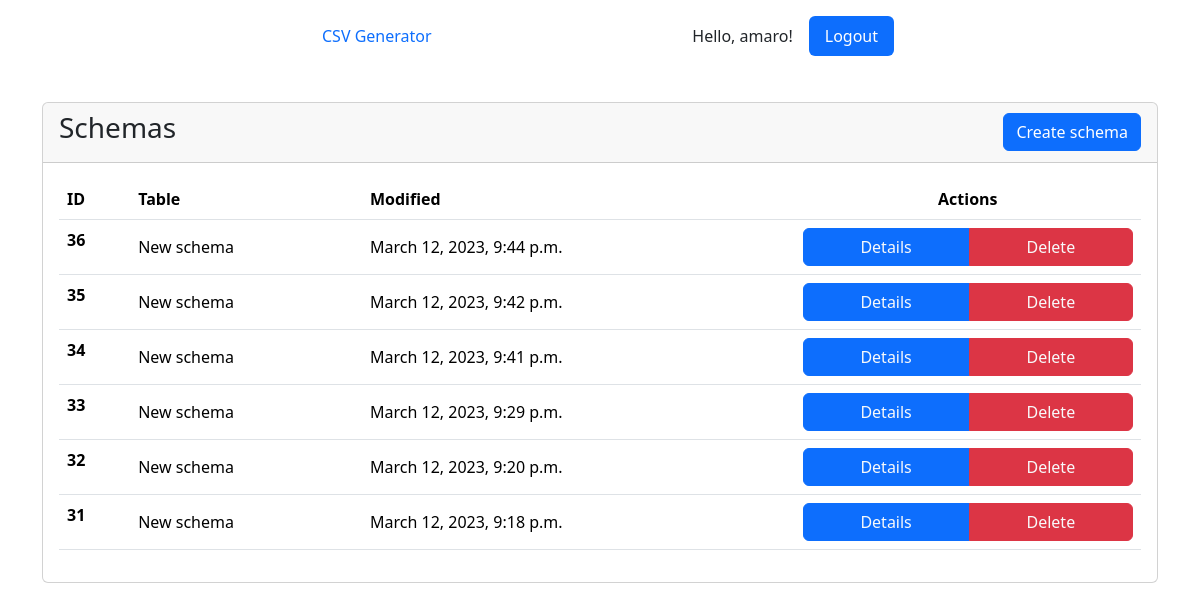
The page /schemas (signed in) on the database as committed earlier.
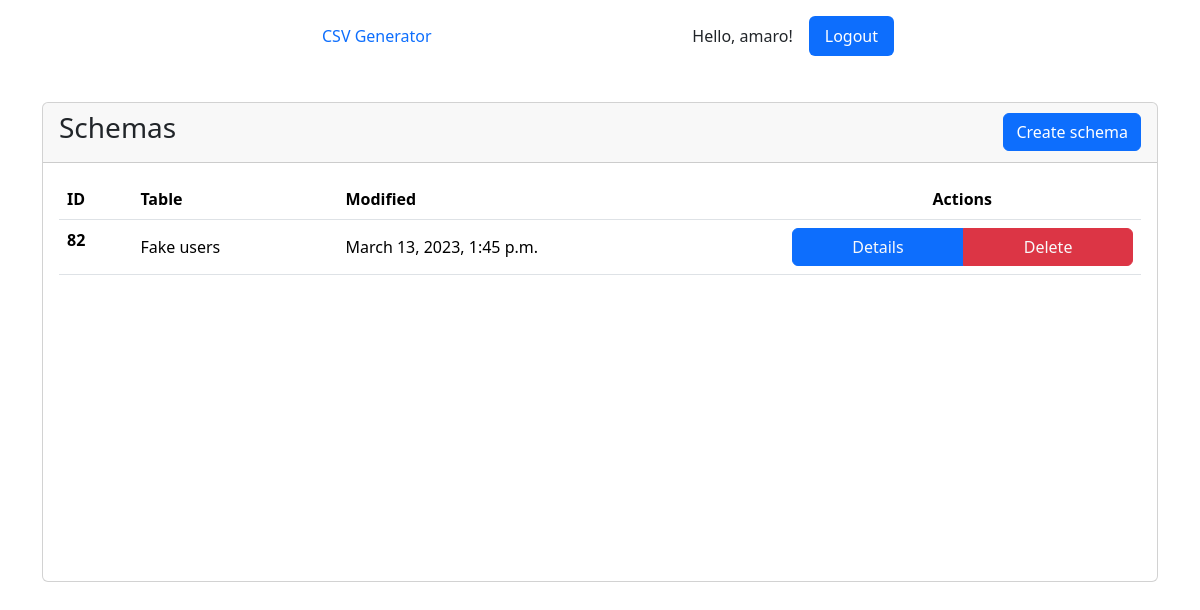
The same page on the database as committed later.
### apps/scv_generator/models.py (models this page shows)
class DataSchema(models.Model):
    user = models.ForeignKey(UserModel, on_delete=models.CASCADE)
    created = models.DateTimeField(auto_now_add=True)
    updated = models.DateTimeField(auto_now=True)
    title = models.CharField(max_length=255)

### apps/scv_generator/views.py (the view)
# urls.py: path('', ListUserSchemas.as_view(), name="list_user_schemas"),
class ListUserSchemas(LoginRequiredMixin, ListView):
    template_name = 'csv_generator/data_schemas.html'
    model = DataSchema
    context_object_name = "data_schemas"
    def get_context_data(self, *, object_list=None, **kwargs):
        context = super().get_context_data(object_list=object_list, **kwargs)
        context['data_schemas'] = context['data_schemas'].filter(user=self.request.user).order_by("-created")
        return context

### templates/csv_generator/data_schemas.html
{% extends "base/base.html" %}
{% block content %}
    <div class="container" style="padding-top: 30px">
        <div class="card" style="min-height: 60vh">
            <div class="card-header" style="height: 60px">
                <div class="col d-flex justify-content-between align-items-center">
                    <h3>Schemas</h3>
                    <a href="{% url 'create_schema' %}" class="btn btn-primary"> Create schema</a>
                </div>
            </div>
            <div class="card-body col-12">
                <table class="table">
                    <thead class="thead-dark">
                    <tr>
                        <th scope="col">ID</th>
                        <th scope="col">Table</th>
                        <th scope="col">Modified</th>
                        <th class="text-center" scope="col">Actions</th>
                    </tr>
                    </thead>
                    <tbody>
                    {% for data_schema in data_schemas %}
                        <tr>
                            <th scope="row">{{ data_schema.id }}</th>
                            <td>{{ data_schema.title }}</td>
                            <td>{{ data_schema.updated }}</td>
                            <td>
                                <div class="btn-group w-100" role="group" aria-label="Basic example">
                                    <button type="button" class="btn btn-primary">
                                        <a class="text-light text-decoration-none" href="{% url "schema_details" data_schema.id %}">Details</a>
                                    </button>
                                    <button type="button" class="btn btn-danger">
                                        <a class="text-light text-decoration-none" href="{% url "delete_schema" data_schema.id %}">Delete</a>
                                    </button>
                                </div>
                            </td>
                        </tr>
                    {% endfor %}
                    </tbody>
                </table>
            </div>
        </div>
    </div>
{% endblock content %}

### templates/base/base.html (shortened to what this page needs)
{% load static %}
<!DOCTYPE html>
<html lang="en">
<head>
    <link rel="stylesheet" href="{% static 'base_static/base.css' %}">
    {% load bootstrap5 %}
    {% bootstrap_css %}
</head>
<body>
<div class="container-fluid d-flex justify-content-center">
    <header class="d-flex col-6 justify-content-center py-3">
        <ul class="nav nav-pills me-auto">
            <li class="nav-item">
                <a href="http://localhost:8000" class="nav-link" aria-current="page">CSV Generator</a>
            </li>
        </ul>
        <ul class="nav nav-pills">
            {% if request.user.is_authenticated %}
                <li class="nav-item mx-3 text-center d-flex align-items-center">
                    <p style="margin: 0;padding: 0">Hello, {{ request.user }}!</p>
                </li>
                <li class="nav-item">
                    <a href="{% url 'logout' %}" class="nav-link active">Logout</a>
                </li>
            {% else %}
                <li class="nav-item">
                    <a href="{% url 'login' %}" class="nav-link active">Login</a>
                </li>
            {% endif %}
        </ul>
    </header>
</div>
{% block content %}
{% endblock content %}
</body>
</html>

### static/base_static/base.css (style rules this page uses)
body { background-color: var(--main-light-background); }
p { margin: 0; padding: 0; }
td { vertical-align: middle; }

Rows that differ between the two databases and show on the page:
removed DataSchema: id "36", title "New schema", updated "March 12, 2023, 9:44 p.m."
removed DataSchema: id "35", title "New schema", updated "March 12, 2023, 9:42 p.m."
removed DataSchema: id "34", title "New schema", updated "March 12, 2023, 9:41 p.m."
removed DataSchema: id "33", title "New schema", updated "March 12, 2023, 9:29 p.m."
removed DataSchema: id "32", title "New schema", updated "March 12, 2023, 9:20 p.m."
removed DataSchema: id "31", title "New schema", updated "March 12, 2023, 9:18 p.m."
added DataSchema: id "82", title "Fake users", updated "March 13, 2023, 1:45 p.m."
